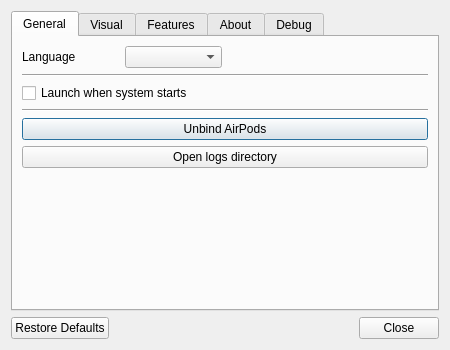
<?xml version="1.0" encoding="UTF-8"?>
<ui version="4.0">
 <class>SettingsWindow</class>
 <widget class="QDialog" name="SettingsWindow">
  <property name="geometry">
   <rect>
    <x>0</x>
    <y>0</y>
    <width>450</width>
    <height>350</height>
   </rect>
  </property>
  <property name="windowTitle">
   <string>AirPodsDesktop Settings</string>
  </property>
  <layout class="QVBoxLayout" name="verticalLayout">
   <item>
    <widget class="QTabWidget" name="tabWidget">
     <property name="currentIndex">
      <number>0</number>
     </property>
     <widget class="QWidget" name="general">
      <attribute name="title">
       <string>General</string>
      </attribute>
      <layout class="QGridLayout" name="gridLayout">
       <item row="0" column="0">
        <layout class="QHBoxLayout" name="horizontalLayout_4">
         <item>
          <widget class="QLabel" name="label_6">
           <property name="text">
            <string>Language</string>
           </property>
          </widget>
         </item>
         <item>
          <widget class="QComboBox" name="cbLanguages"/>
         </item>
        </layout>
       </item>
       <item row="1" column="0" colspan="2">
        <widget class="Line" name="line_3">
         <property name="orientation">
          <enum>Qt::Horizontal</enum>
         </property>
        </widget>
       </item>
       <item row="2" column="0" colspan="2">
        <widget class="QCheckBox" name="cbAutoRun">
         <property name="text">
          <string>Launch when system starts</string>
         </property>
        </widget>
       </item>
       <item row="3" column="0" colspan="2">
        <widget class="Line" name="line_5">
         <property name="orientation">
          <enum>Qt::Horizontal</enum>
         </property>
        </widget>
       </item>
       <item row="4" column="0" colspan="2">
        <widget class="QPushButton" name="pbUnbind">
         <property name="text">
          <string>Unbind AirPods</string>
         </property>
        </widget>
       </item>
       <item row="5" column="0" colspan="2">
        <widget class="QPushButton" name="pbOpenLogsDirectory">
         <property name="text">
          <string>Open logs directory</string>
         </property>
        </widget>
       </item>
       <item row="10" column="0">
        <spacer name="verticalSpacer">
         <property name="orientation">
          <enum>Qt::Vertical</enum>
         </property>
         <property name="sizeHint" stdset="0">
          <size>
           <width>20</width>
           <height>40</height>
          </size>
         </property>
        </spacer>
       </item>
      </layout>
     </widget>
     <widget class="QWidget" name="visual">
      <attribute name="title">
       <string>Visual</string>
      </attribute>
      <layout class="QGridLayout" name="gridLayout_4">
       <item row="3" column="0">
        <widget class="QLabel" name="label_7">
         <property name="text">
          <string>Display battery on taskbar</string>
         </property>
        </widget>
       </item>
       <item row="5" column="0">
        <spacer name="verticalSpacer_5">
         <property name="orientation">
          <enum>Qt::Vertical</enum>
         </property>
         <property name="sizeHint" stdset="0">
          <size>
           <width>20</width>
           <height>185</height>
          </size>
         </property>
        </spacer>
       </item>
       <item row="1" column="0">
        <layout class="QHBoxLayout" name="horizontalLayout">
         <item>
          <widget class="QRadioButton" name="rbDisplayBatteryOnTrayIconDisable">
           <property name="text">
            <string>Disable</string>
           </property>
           <property name="checked">
            <bool>true</bool>
           </property>
           <attribute name="buttonGroup">
            <string notr="true">buttonGroup</string>
           </attribute>
          </widget>
         </item>
         <item>
          <widget class="QRadioButton" name="rbDisplayBatteryOnTrayIconWhenLowBattery">
           <property name="text">
            <string>When low battery</string>
           </property>
           <attribute name="buttonGroup">
            <string notr="true">buttonGroup</string>
           </attribute>
          </widget>
         </item>
         <item>
          <widget class="QRadioButton" name="rbDisplayBatteryOnTrayIconAlways">
           <property name="text">
            <string>Always</string>
           </property>
           <attribute name="buttonGroup">
            <string notr="true">buttonGroup</string>
           </attribute>
          </widget>
         </item>
        </layout>
       </item>
       <item row="4" column="0">
        <layout class="QHBoxLayout" name="horizontalLayout_5">
         <item>
          <widget class="QRadioButton" name="rbDisplayBatteryOnTaskbarDisable">
           <property name="text">
            <string>Disable</string>
           </property>
           <property name="checked">
            <bool>true</bool>
           </property>
           <attribute name="buttonGroup">
            <string notr="true">buttonGroup_2</string>
           </attribute>
          </widget>
         </item>
         <item>
          <widget class="QRadioButton" name="rbDisplayBatteryOnTaskbarText">
           <property name="text">
            <string>As text</string>
           </property>
           <attribute name="buttonGroup">
            <string notr="true">buttonGroup_2</string>
           </attribute>
          </widget>
         </item>
         <item>
          <widget class="QRadioButton" name="rbDisplayBatteryOnTaskbarIcon">
           <property name="text">
            <string>As icon</string>
           </property>
           <attribute name="buttonGroup">
            <string notr="true">buttonGroup_2</string>
           </attribute>
          </widget>
         </item>
        </layout>
       </item>
       <item row="0" column="0">
        <widget class="QLabel" name="label_5">
         <property name="text">
          <string>Display battery on tray icon</string>
         </property>
        </widget>
       </item>
       <item row="2" column="0">
        <widget class="Line" name="line_8">
         <property name="orientation">
          <enum>Qt::Horizontal</enum>
         </property>
        </widget>
       </item>
      </layout>
     </widget>
     <widget class="QWidget" name="features">
      <attribute name="title">
       <string>Features</string>
      </attribute>
      <layout class="QGridLayout" name="gridLayout_2">
       <item row="3" column="0">
        <widget class="Line" name="line_2">
         <property name="orientation">
          <enum>Qt::Horizontal</enum>
         </property>
        </widget>
       </item>
       <item row="4" column="0">
        <spacer name="verticalSpacer_2">
         <property name="orientation">
          <enum>Qt::Vertical</enum>
         </property>
         <property name="sizeHint" stdset="0">
          <size>
           <width>20</width>
           <height>56</height>
          </size>
         </property>
        </spacer>
       </item>
       <item row="2" column="0">
        <layout class="QHBoxLayout" name="horizontalLayout_3">
         <item>
          <widget class="QCheckBox" name="cbAutoEarDetection">
           <property name="text">
            <string>Automatic ear detection</string>
           </property>
          </widget>
         </item>
         <item>
          <layout class="QHBoxLayout" name="hlTipAutoEarDetection"/>
         </item>
         <item>
          <spacer name="horizontalSpacer_2">
           <property name="orientation">
            <enum>Qt::Horizontal</enum>
           </property>
           <property name="sizeHint" stdset="0">
            <size>
             <width>40</width>
             <height>20</height>
            </size>
           </property>
          </spacer>
         </item>
        </layout>
       </item>
       <item row="0" column="0">
        <layout class="QHBoxLayout" name="horizontalLayout_2">
         <item>
          <widget class="QCheckBox" name="cbLowAudioLatency">
           <property name="text">
            <string>Low audio latency</string>
           </property>
          </widget>
         </item>
         <item>
          <layout class="QHBoxLayout" name="hlLowAudioLatency"/>
         </item>
         <item>
          <spacer name="horizontalSpacer">
           <property name="orientation">
            <enum>Qt::Horizontal</enum>
           </property>
           <property name="sizeHint" stdset="0">
            <size>
             <width>40</width>
             <height>20</height>
            </size>
           </property>
          </spacer>
         </item>
        </layout>
       </item>
       <item row="1" column="0">
        <widget class="Line" name="line">
         <property name="orientation">
          <enum>Qt::Horizontal</enum>
         </property>
        </widget>
       </item>
      </layout>
     </widget>
     <widget class="QWidget" name="about">
      <attribute name="title">
       <string>About</string>
      </attribute>
      <layout class="QGridLayout" name="gridLayout_3">
       <item row="0" column="0">
        <layout class="QVBoxLayout" name="verticalLayout_2">
         <item>
          <widget class="QWidget" name="logo" native="true">
           <property name="minimumSize">
            <size>
             <width>64</width>
             <height>64</height>
            </size>
           </property>
           <property name="styleSheet">
            <string notr="true">image: url(:/Resource/Image/Icon.svg);</string>
           </property>
          </widget>
         </item>
         <item>
          <spacer name="verticalSpacer_3">
           <property name="orientation">
            <enum>Qt::Vertical</enum>
           </property>
           <property name="sizeHint" stdset="0">
            <size>
             <width>20</width>
             <height>40</height>
            </size>
           </property>
          </spacer>
         </item>
        </layout>
       </item>
       <item row="0" column="1">
        <layout class="QVBoxLayout" name="verticalLayout_3">
         <item>
          <layout class="QHBoxLayout" name="horizontalLayout_7">
           <item>
            <widget class="QLabel" name="label_3">
             <property name="font">
              <font>
               <family>Arial</family>
               <pointsize>12</pointsize>
               <weight>75</weight>
               <bold>true</bold>
              </font>
             </property>
             <property name="text">
              <string notr="true">AirPodsDesktop</string>
             </property>
            </widget>
           </item>
           <item>
            <widget class="QLabel" name="lbVersion">
             <property name="text">
              <string notr="true">v</string>
             </property>
             <property name="openExternalLinks">
              <bool>true</bool>
             </property>
             <property name="textInteractionFlags">
              <set>Qt::LinksAccessibleByMouse|Qt::TextSelectableByMouse</set>
             </property>
            </widget>
           </item>
           <item>
            <spacer name="horizontalSpacer_4">
             <property name="orientation">
              <enum>Qt::Horizontal</enum>
             </property>
             <property name="sizeHint" stdset="0">
              <size>
               <width>40</width>
               <height>20</height>
              </size>
             </property>
            </spacer>
           </item>
          </layout>
         </item>
         <item>
          <widget class="Line" name="line_7">
           <property name="orientation">
            <enum>Qt::Horizontal</enum>
           </property>
          </widget>
         </item>
         <item>
          <widget class="QLabel" name="label">
           <property name="text">
            <string>&lt;html&gt;&lt;head/&gt;&lt;body&gt;&lt;p&gt;Open source &lt;a href=&quot;https://github.com/jduan1993/AirPodsDesktop&quot;&gt;&lt;span style=&quot; text-decoration: underline; color:#0000ff;&quot;&gt;repository&lt;/span&gt;&lt;/a&gt; and licensed under &lt;a href=&quot;https://github.com/jduan1993/AirPodsDesktop/blob/main/LICENSE&quot;&gt;&lt;span style=&quot; text-decoration: underline; color:#0000ff;&quot;&gt;GPLv3&lt;/span&gt;&lt;/a&gt;.&lt;/p&gt;&lt;/body&gt;&lt;/html&gt;</string>
           </property>
           <property name="openExternalLinks">
            <bool>true</bool>
           </property>
          </widget>
         </item>
         <item>
          <widget class="QLabel" name="label_4">
           <property name="text">
            <string>Copyright © 2021-2026 Hugo Duan. All rights reserved.</string>
           </property>
          </widget>
         </item>
         <item>
          <widget class="Line" name="line_6">
           <property name="orientation">
            <enum>Qt::Horizontal</enum>
           </property>
          </widget>
         </item>
         <item>
          <widget class="QTextBrowser" name="tbCredits">
           <property name="frameShape">
            <enum>QFrame::NoFrame</enum>
           </property>
           <property name="textInteractionFlags">
            <set>Qt::LinksAccessibleByKeyboard|Qt::LinksAccessibleByMouse</set>
           </property>
           <property name="openExternalLinks">
            <bool>true</bool>
           </property>
          </widget>
         </item>
        </layout>
       </item>
      </layout>
     </widget>
     <widget class="QWidget" name="debug">
      <attribute name="title">
       <string notr="true">Debug</string>
      </attribute>
      <layout class="QGridLayout" name="gridLayout_6">
       <item row="0" column="0">
        <widget class="QGroupBox" name="groupBox">
         <property name="title">
          <string notr="true">Bluetooth Advertisement Override</string>
         </property>
         <layout class="QGridLayout" name="gridLayout_5">
          <item row="1" column="0">
           <widget class="QTextEdit" name="teAdvOverride"/>
          </item>
          <item row="0" column="0">
           <widget class="QCheckBox" name="cbAdvOverride">
            <property name="text">
             <string notr="true">Enabled</string>
            </property>
           </widget>
          </item>
         </layout>
        </widget>
       </item>
      </layout>
     </widget>
    </widget>
   </item>
   <item>
    <widget class="QDialogButtonBox" name="buttonBox">
     <property name="orientation">
      <enum>Qt::Horizontal</enum>
     </property>
     <property name="standardButtons">
      <set>QDialogButtonBox::Close|QDialogButtonBox::RestoreDefaults</set>
     </property>
    </widget>
   </item>
  </layout>
 </widget>
 <resources/>
 <connections>
  <connection>
   <sender>buttonBox</sender>
   <signal>accepted()</signal>
   <receiver>SettingsWindow</receiver>
   <slot>accept()</slot>
   <hints>
    <hint type="sourcelabel">
     <x>248</x>
     <y>254</y>
    </hint>
    <hint type="destinationlabel">
     <x>157</x>
     <y>274</y>
    </hint>
   </hints>
  </connection>
  <connection>
   <sender>buttonBox</sender>
   <signal>rejected()</signal>
   <receiver>SettingsWindow</receiver>
   <slot>reject()</slot>
   <hints>
    <hint type="sourcelabel">
     <x>316</x>
     <y>260</y>
    </hint>
    <hint type="destinationlabel">
     <x>286</x>
     <y>274</y>
    </hint>
   </hints>
  </connection>
 </connections>
 <buttongroups>
  <buttongroup name="buttonGroup"/>
  <buttongroup name="buttonGroup_2"/>
 </buttongroups>
</ui>
